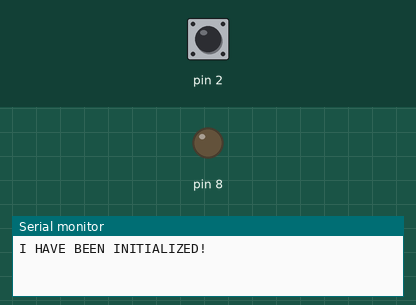
A sketch run on a simulated Arduino Uno, built with avr-gcc and run on an emulated ATmega328P. Parts: output pins drawn as LEDs (lit = HIGH), the last lines printed to the serial monitor. The test bench sets the inputs (shaded band); at power-on: pin 2 HIGH.

Above: at 1.2 s.
1.3 s: pin 2 pulled LOW for 0.15 s
2.9 s: pin 2 pulled LOW for 1 s
At 3.8 s:
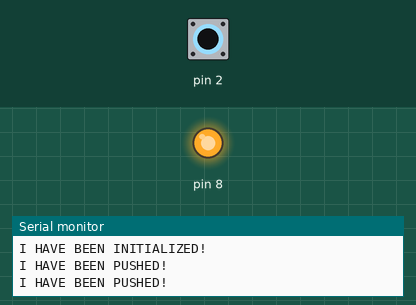
5.4 s: pin 2 pulled LOW for 3.2 s
At 5.7 s:
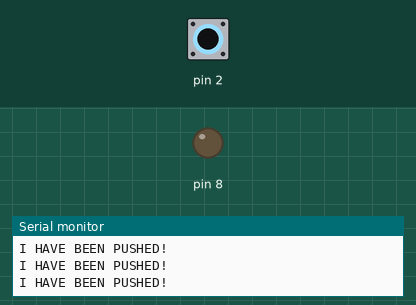
Timing chart, 0 to 8.4 s (numbered marks = the images above; inputs shaded):
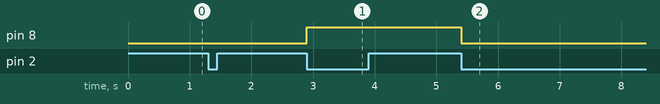

Measured:
- after the input at 2.9 s, pin 8: LOW → HIGH at once
- after the input at 5.4 s, pin 8: HIGH → LOW at once

The sketch:

sketch_interrupt_auf_arduino.ino
```cpp
void setup() {
  // put your setup code here, to run once:
  pinMode(8, OUTPUT);
  pinMode(2, INPUT);
  digitalWrite(2, HIGH);
  attachInterrupt(0,callback, FALLING);
  Serial.begin(9600);
  Serial.println("I HAVE BEEN INITIALIZED!");
}

bool ledState = false;

void callback()
{
  Serial.println("I HAVE BEEN PUSHED!");

  digitalWrite(8, ledState ? HIGH : LOW);
  ledState = !ledState;
}

void loop() {
}
```
